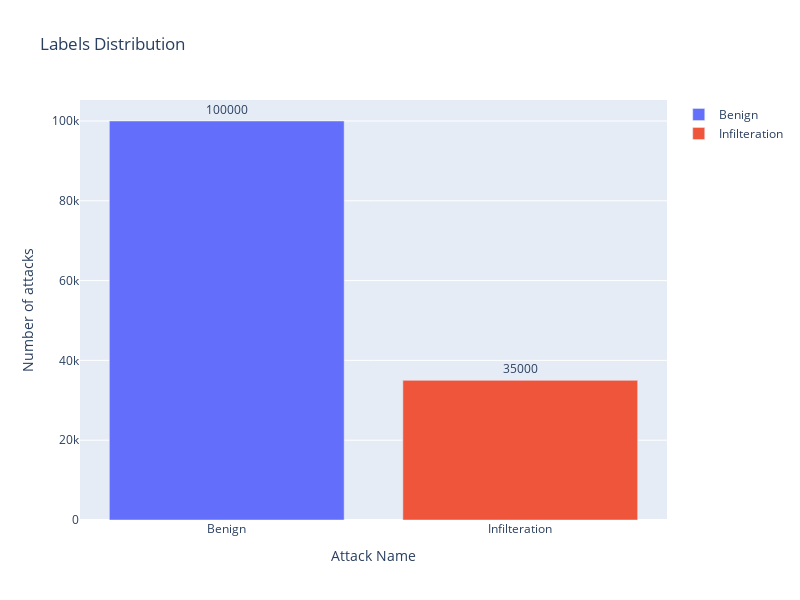

Write notebook code for a chart like this one.
### Code cell
toTrainModel = shortData(withoutDuplicates, 100000, 35000).copy()
selectedToSaveDataset = shortData(
    withoutDuplicates, 100000, 49760).copy()
showAttackDistribution(toTrainModel[LABEL])

### Figure 1 — Plotly figure (JSON) as saved in the notebook; plotly's stock layout.template omitted (floating-point values rounded to 4 significant figures)
{"data": [{"name": "Benign", "orientation": "v", "text": "100000", "textposition": "outside", "type": "bar", "x": ["Benign"], "y": [100000]}, {"name": "Infilteration", "orientation": "v", "text": "35000", "textposition": "outside", "type": "bar", "x": ["Infilteration"], "y": [35000]}], "layout": {"height": 600, "title": {"text": "Labels Distribution"}, "width": 800, "xaxis": {"title": {"text": "Attack Name"}}, "yaxis": {"title": {"text": "Number of attacks"}}}}
